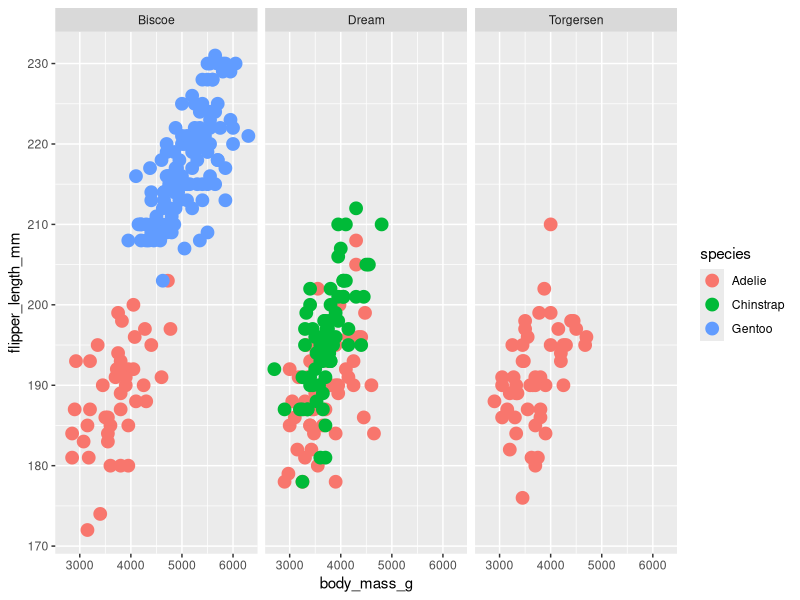

Here is the R script that generated this plot:
## ---- chunk 1
knitr::opts_chunk$set(echo = TRUE)
library(tidyverse)
library(palmerpenguins)
## ---- chunk 2
ggplot(data = penguins, aes(x = body_mass_g, y = flipper_length_mm)) + 
  geom_point(aes(color = species), size = 4) +
  facet_wrap(~island)
theme_minimal() +
  labs(x = "Body mass (g)",
  y = "Flipper length (mm)")
